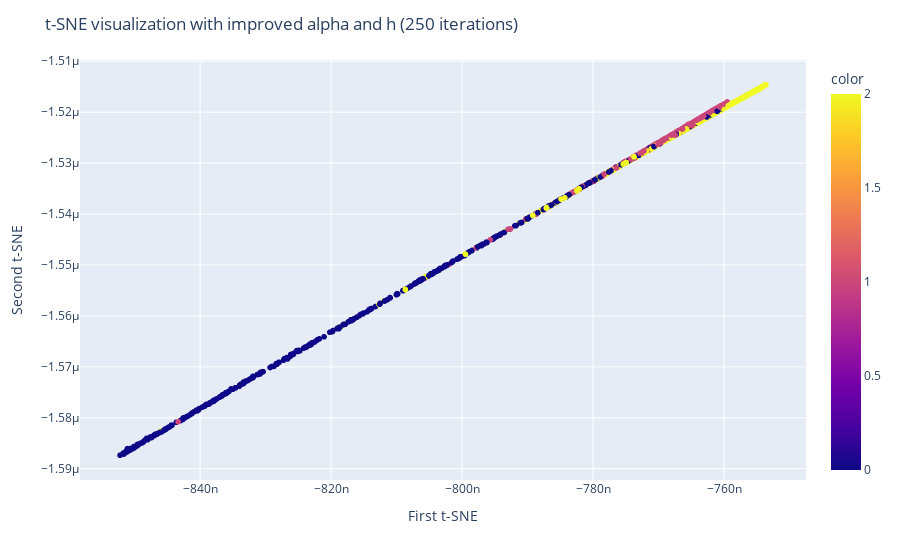

The notebook cell this image was saved under:
### Code cell
fig = px.scatter(x=X_tsne_250[:, 0], y=X_tsne_250[:, 1], color=y)
fig.update_layout(
    title="t-SNE visualization with improved alpha and h (250 iterations)",
    xaxis_title="First t-SNE",
    yaxis_title="Second t-SNE",
)
fig.show()

### Figure 1 — Plotly figure (JSON) as saved in the notebook; plotly's stock layout.template omitted (floating-point values rounded to 4 significant figures; data arrays with more than 128 entries replaced by an {"elided": "..."} marker saying what was removed)
{"data": [{"hovertemplate": "x=%{x}<br>y=%{y}<br>color=%{marker.color}<extra></extra>", "legendgroup": "", "marker": {"color": {"elided": "1500 int values"}, "coloraxis": "coloraxis", "symbol": "circle"}, "mode": "markers", "name": "", "showlegend": false, "type": "scattergl", "x": {"elided": "1500 float values"}, "xaxis": "x", "y": {"elided": "1500 float values"}, "yaxis": "y"}], "layout": {"coloraxis": {"colorbar": {"title": {"text": "color"}}, "colorscale": [[0, "#0d0887"], [0.1111, "#46039f"], [0.2222, "#7201a8"], [0.3333, "#9c179e"], [0.4444, "#bd3786"], [0.5556, "#d8576b"], [0.6667, "#ed7953"], [0.7778, "#fb9f3a"], [0.8889, "#fdca26"], [1, "#f0f921"]]}, "legend": {"tracegroupgap": 0}, "margin": {"t": 60}, "title": {"text": "t-SNE visualization with improved alpha and h (250 iterations)"}, "xaxis": {"anchor": "y", "domain": [0, 1], "title": {"text": "First t-SNE"}}, "yaxis": {"anchor": "x", "domain": [0, 1], "title": {"text": "Second t-SNE"}}}}
